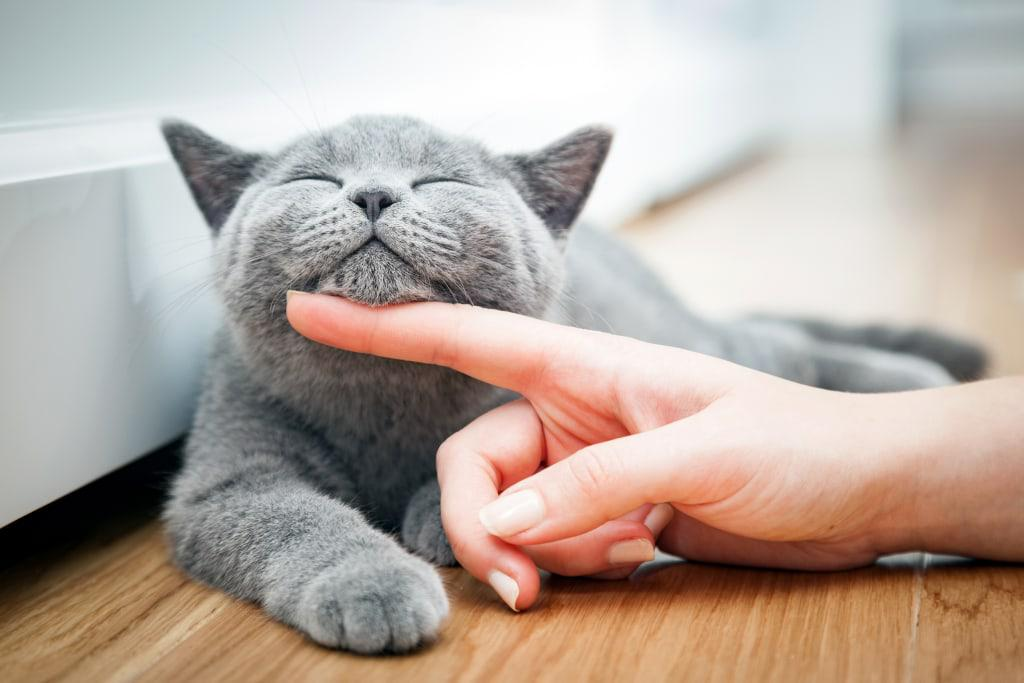
#> input picture contoh2.jpg, 1024 x 683 px
$ python tes4.py
#> lines starting #> are read from the running program, lines starting #| are printed output that depends on the picture
import cv2
import matplotlib.pyplot as plt

img_latihan3 = cv2.imread('contoh2.jpg')
#> img_latihan3 is the input picture: shape (683, 1024, 3); mean B, G, R 160.4, 169.5, 183

if img_latihan3 is not None:
    # Konversi warna BGR ke RGB
    img_rgb = cv2.cvtColor(img_latihan3, cv2.COLOR_BGR2RGB)

    # Melakukan rotasi 90 derajat searah jarum jam
    img_rotated = cv2.rotate(img_rgb, cv2.ROTATE_90_CLOCKWISE)
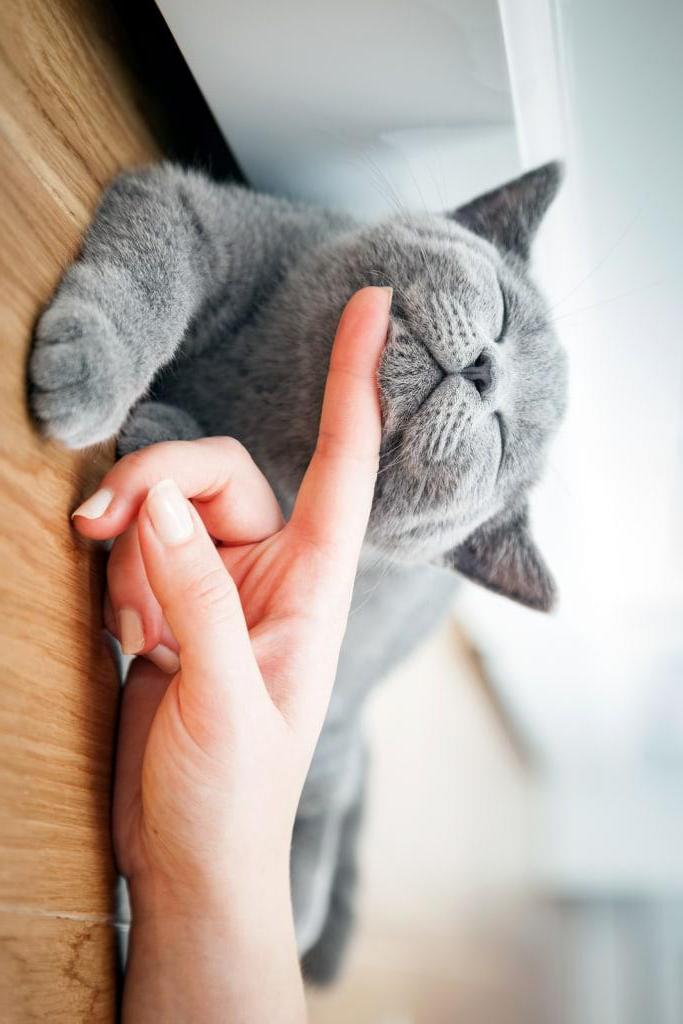
#> img_rotated: shape (1024, 683, 3); mean R, G, B 183, 169.5, 160.4

    # Menampilkan hasil rotasi
    plt.imshow(img_rotated)
    plt.title('Rotasi 90 Derajat Searah Jarum Jam')
    plt.axis('off')
    plt.show()

$ run again, with jalan.jpg copied over contoh2.jpg
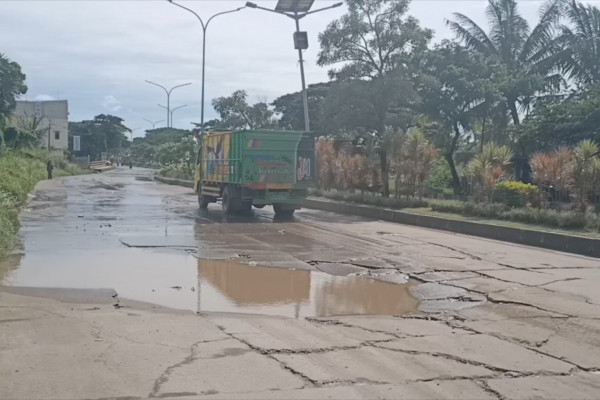
#> input picture jalan.jpg, 600 x 400 px
#> img_latihan3 is the input picture: shape (400, 600, 3); mean B, G, R 146.5, 146.7, 145.2
#> `img_rotated = cv2.rotate(img_rgb, cv2.ROTATE_90_CLOCKWISE)`:
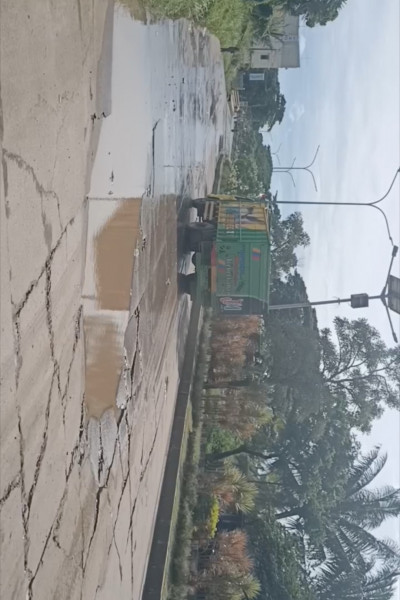
#> img_rotated: shape (600, 400, 3); mean R, G, B 145.2, 146.7, 146.5

$ run again, with pemandangan.jpg copied over contoh2.jpg
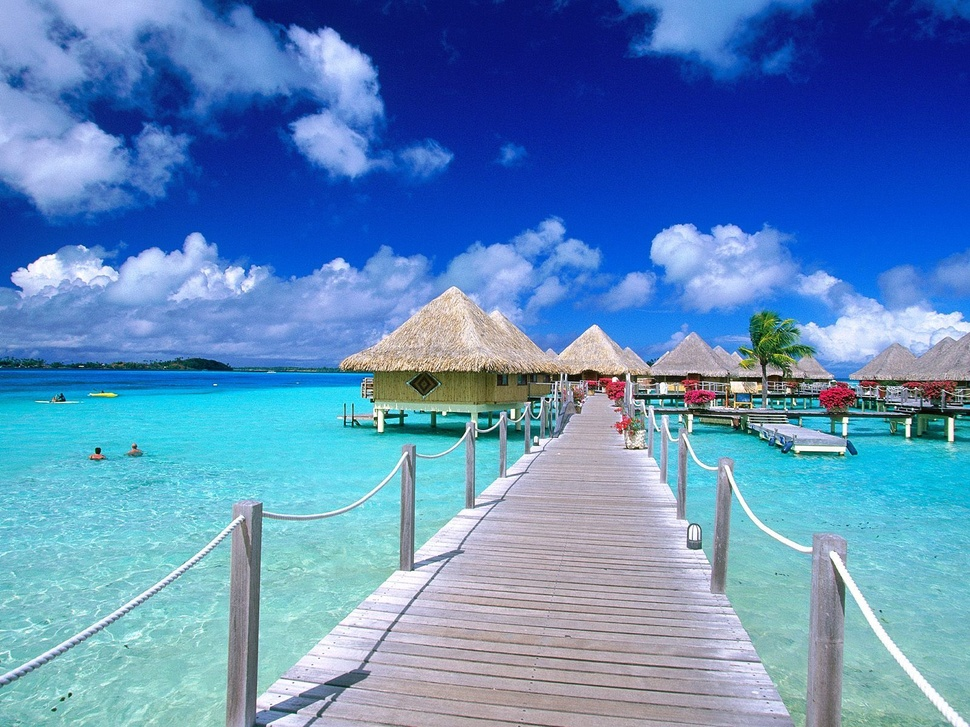
#> input picture pemandangan.jpg, 970 x 727 px, shrunk from 1600 x 1200 before the run
#> img_latihan3 is the input picture: shape (727, 970, 3); mean B, G, R 188.3, 138.5, 92.7
#> `img_rotated = cv2.rotate(img_rgb, cv2.ROTATE_90_CLOCKWISE)`:
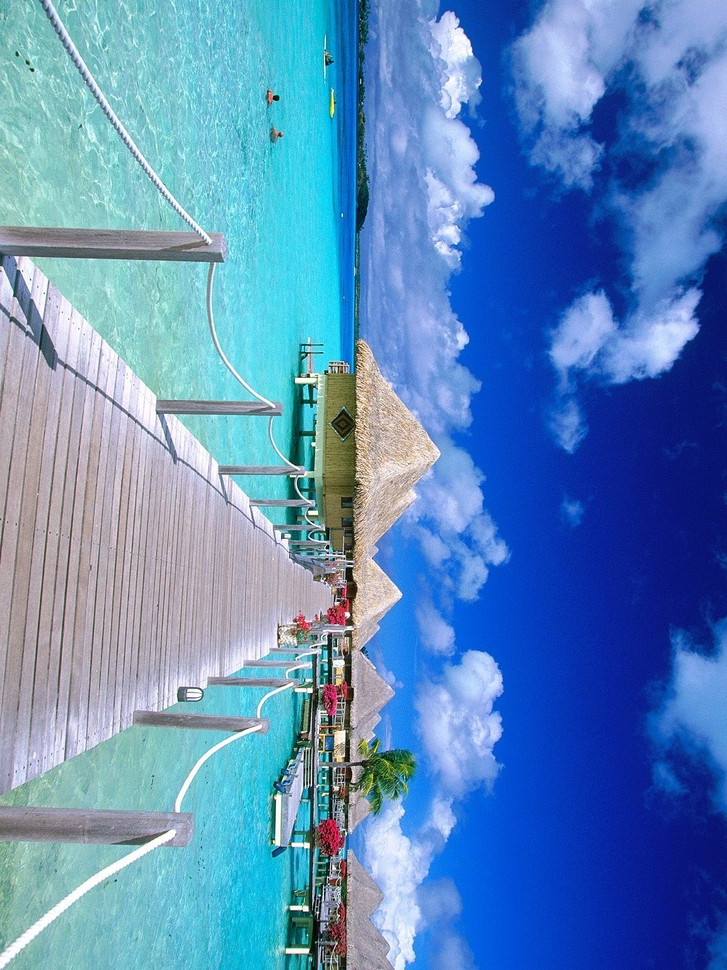
#> img_rotated: shape (970, 727, 3); mean R, G, B 92.7, 138.5, 188.3
